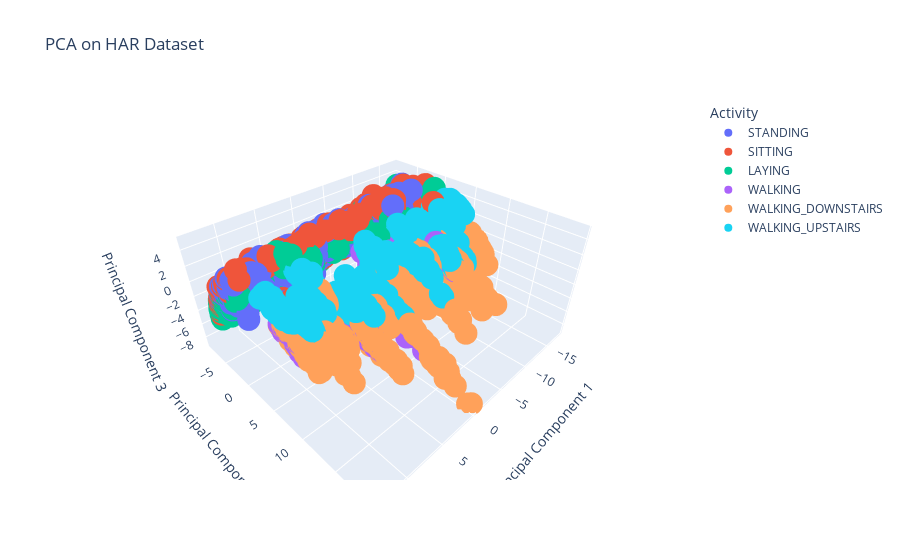

Source (notebook cell):
### Markdown cell above
**Nhận xét:** Hoạt động tĩnh và động có sự tách biệt mật độ rõ ràng khi được đo bằng gia tốc kế (3 hoạt động có sự di chuyển nhiều được vẽ ở bên trái, 3 hoạt động tĩnh được vẽ ở bên phải)

### Code cell
import pandas as pd
import numpy as np
from sklearn.decomposition import PCA
from sklearn.preprocessing import LabelEncoder
import plotly.express as px

# Đọc dữ liệu
train_data = pd.read_csv("../../data/raw/train.csv")

# Chuẩn bị dữ liệu
X = train_data.drop('Activity', axis=1)
y = train_data['Activity']

# Xử lý nhãn
le = LabelEncoder()
y = le.fit_transform(y)  # Chuyển nhãn sang số nguyên

# Lọc các cột số
X = X.select_dtypes(include=['float64', 'int64'])
X.fillna(X.mean(), inplace=True)  # Điền giá trị thiếu nếu có

# Thực hiện PCA
pca = PCA(n_components=3)
X_pca = pca.fit_transform(X)

# Tạo DataFrame cho dữ liệu PCA
df_pca = pd.DataFrame(X_pca, columns=['PC1', 'PC2', 'PC3'])
df_pca['Activity'] = le.inverse_transform(y)

# Vẽ biểu đồ PCA sử dụng plotly
fig = px.scatter_3d(
    df_pca, x='PC1', y='PC2', z='PC3', color='Activity',
    title="PCA on HAR Dataset",
    labels={'PC1': 'Principal Component 1', 'PC2': 'Principal Component 2', 'PC3': 'Principal Component 3'}
)

fig.show()

### Figure 1 — Plotly figure (JSON) as saved in the notebook; plotly's stock layout.template omitted (floating-point values rounded to 4 significant figures; data arrays with more than 128 entries replaced by an {"elided": "..."} marker saying what was removed)
{"data": [{"hovertemplate": "Activity=STANDING<br>Principal Component 1=%{x}<br>Principal Component 2=%{y}<br>Principal Component 3=%{z}<extra></extra>", "legendgroup": "STANDING", "marker": {"color": "#636efa", "symbol": "circle"}, "mode": "markers", "name": "STANDING", "scene": "scene", "showlegend": true, "x": {"elided": "1374 float values"}, "y": {"elided": "1374 float values"}, "z": {"elided": "1374 float values"}, "type": "scatter3d"}, {"hovertemplate": "Activity=SITTING<br>Principal Component 1=%{x}<br>Principal Component 2=%{y}<br>Principal Component 3=%{z}<extra></extra>", "legendgroup": "SITTING", "marker": {"color": "#EF553B", "symbol": "circle"}, "mode": "markers", "name": "SITTING", "scene": "scene", "showlegend": true, "x": {"elided": "1286 float values"}, "y": {"elided": "1286 float values"}, "z": {"elided": "1286 float values"}, "type": "scatter3d"}, {"hovertemplate": "Activity=LAYING<br>Principal Component 1=%{x}<br>Principal Component 2=%{y}<br>Principal Component 3=%{z}<extra></extra>", "legendgroup": "LAYING", "marker": {"color": "#00cc96", "symbol": "circle"}, "mode": "markers", "name": "LAYING", "scene": "scene", "showlegend": true, "x": {"elided": "1407 float values"}, "y": {"elided": "1407 float values"}, "z": {"elided": "1407 float values"}, "type": "scatter3d"}, {"hovertemplate": "Activity=WALKING<br>Principal Component 1=%{x}<br>Principal Component 2=%{y}<br>Principal Component 3=%{z}<extra></extra>", "legendgroup": "WALKING", "marker": {"color": "#ab63fa", "symbol": "circle"}, "mode": "markers", "name": "WALKING", "scene": "scene", "showlegend": true, "x": {"elided": "1226 float values"}, "y": {"elided": "1226 float values"}, "z": {"elided": "1226 float values"}, "type": "scatter3d"}, {"hovertemplate": "Activity=WALKING_DOWNSTAIRS<br>Principal Component 1=%{x}<br>Principal Component 2=%{y}<br>Principal Component 3=%{z}<extra></extra>", "legendgroup": "WALKING_DOWNSTAIRS", "marker": {"color": "#FFA15A", "symbol": "circle"}, "mode": "markers", "name": "WALKING_DOWNSTAIRS", "scene": "scene", "showlegend": true, "x": {"elided": "986 float values"}, "y": {"elided": "986 float values"}, "z": {"elided": "986 float values"}, "type": "scatter3d"}, {"hovertemplate": "Activity=WALKING_UPSTAIRS<br>Principal Component 1=%{x}<br>Principal Component 2=%{y}<br>Principal Component 3=%{z}<extra></extra>", "legendgroup": "WALKING_UPSTAIRS", "marker": {"color": "#19d3f3", "symbol": "circle"}, "mode": "markers", "name": "WALKING_UPSTAIRS", "scene": "scene", "showlegend": true, "x": {"elided": "1073 float values"}, "y": {"elided": "1073 float values"}, "z": {"elided": "1073 float values"}, "type": "scatter3d"}], "layout": {"scene": {"domain": {"x": [0.0, 1.0], "y": [0.0, 1.0]}, "xaxis": {"title": {"text": "Principal Component 1"}}, "yaxis": {"title": {"text": "Principal Component 2"}}, "zaxis": {"title": {"text": "Principal Component 3"}}}, "legend": {"title": {"text": "Activity"}, "tracegroupgap": 0}, "title": {"text": "PCA on HAR Dataset"}}}
